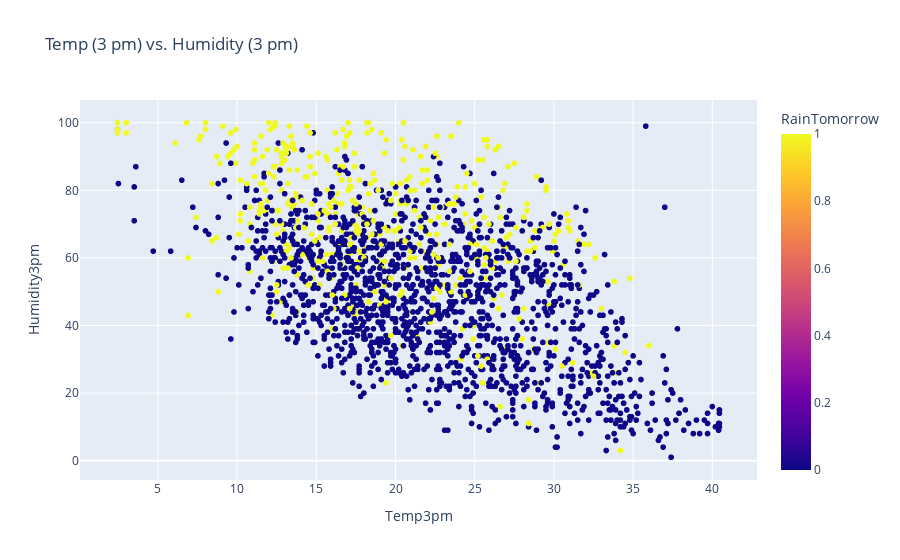

Notebook cell for this chart:
### Code cell
px.scatter(sample_df.sample(2000), 
           title='Temp (3 pm) vs. Humidity (3 pm)',
           x='Temp3pm',
           y='Humidity3pm',
           color='RainTomorrow')

### Figure 1 — Plotly figure (JSON) as saved in the notebook; plotly's stock layout.template omitted (floating-point values rounded to 4 significant figures; data arrays with more than 128 entries replaced by an {"elided": "..."} marker saying what was removed)
{"data": [{"hovertemplate": "Temp3pm=%{x}<br>Humidity3pm=%{y}<br>RainTomorrow=%{marker.color}<extra></extra>", "legendgroup": "", "marker": {"color": {"elided": "2000 int values"}, "coloraxis": "coloraxis", "symbol": "circle"}, "mode": "markers", "name": "", "showlegend": false, "type": "scattergl", "x": {"elided": "2000 float values"}, "xaxis": "x", "y": {"elided": "2000 int values"}, "yaxis": "y"}], "layout": {"coloraxis": {"colorbar": {"title": {"text": "RainTomorrow"}}, "colorscale": [[0, "#0d0887"], [0.1111, "#46039f"], [0.2222, "#7201a8"], [0.3333, "#9c179e"], [0.4444, "#bd3786"], [0.5556, "#d8576b"], [0.6667, "#ed7953"], [0.7778, "#fb9f3a"], [0.8889, "#fdca26"], [1, "#f0f921"]]}, "legend": {"tracegroupgap": 0}, "title": {"text": "Temp (3 pm) vs. Humidity (3 pm)"}, "xaxis": {"anchor": "y", "domain": [0, 1], "title": {"text": "Temp3pm"}}, "yaxis": {"anchor": "x", "domain": [0, 1], "title": {"text": "Humidity3pm"}}}}
